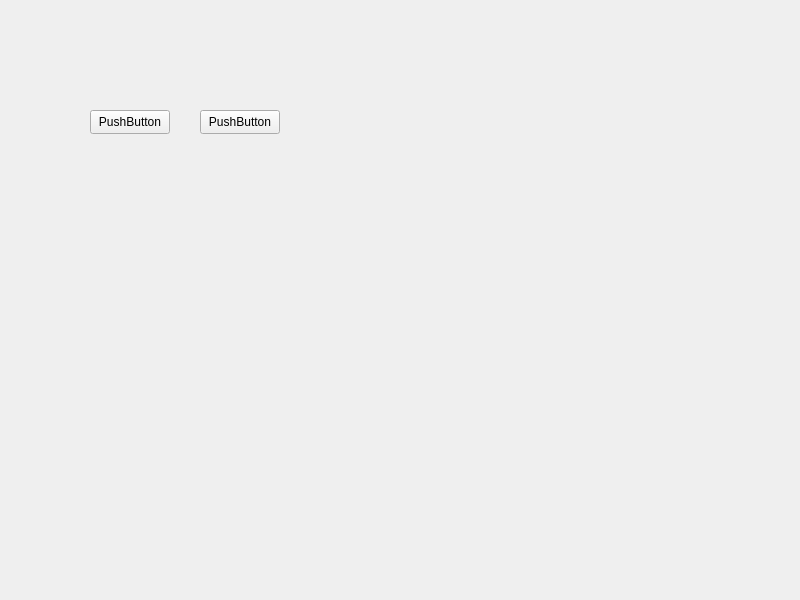
<?xml version="1.0" encoding="UTF-8"?>
<ui version="4.0">
 <class>Widget</class>
 <widget class="QWidget" name="Widget">
  <property name="geometry">
   <rect>
    <x>0</x>
    <y>0</y>
    <width>800</width>
    <height>600</height>
   </rect>
  </property>
  <property name="windowTitle">
   <string>Widget</string>
  </property>
  <widget class="QStackedWidget" name="stackedWidget">
   <property name="geometry">
    <rect>
     <x>100</x>
     <y>240</y>
     <width>411</width>
     <height>221</height>
    </rect>
   </property>
   <widget class="QWidget" name="page"/>
   <widget class="QWidget" name="page_2"/>
  </widget>
  <widget class="QPushButton" name="pushButton">
   <property name="geometry">
    <rect>
     <x>90</x>
     <y>110</y>
     <width>80</width>
     <height>24</height>
    </rect>
   </property>
   <property name="text">
    <string>PushButton</string>
   </property>
   <property name="checkable">
    <bool>true</bool>
   </property>
  </widget>
  <widget class="QPushButton" name="pushButton_2">
   <property name="geometry">
    <rect>
     <x>200</x>
     <y>110</y>
     <width>80</width>
     <height>24</height>
    </rect>
   </property>
   <property name="text">
    <string>PushButton</string>
   </property>
   <property name="checkable">
    <bool>true</bool>
   </property>
  </widget>
 </widget>
 <resources/>
 <connections/>
</ui>
